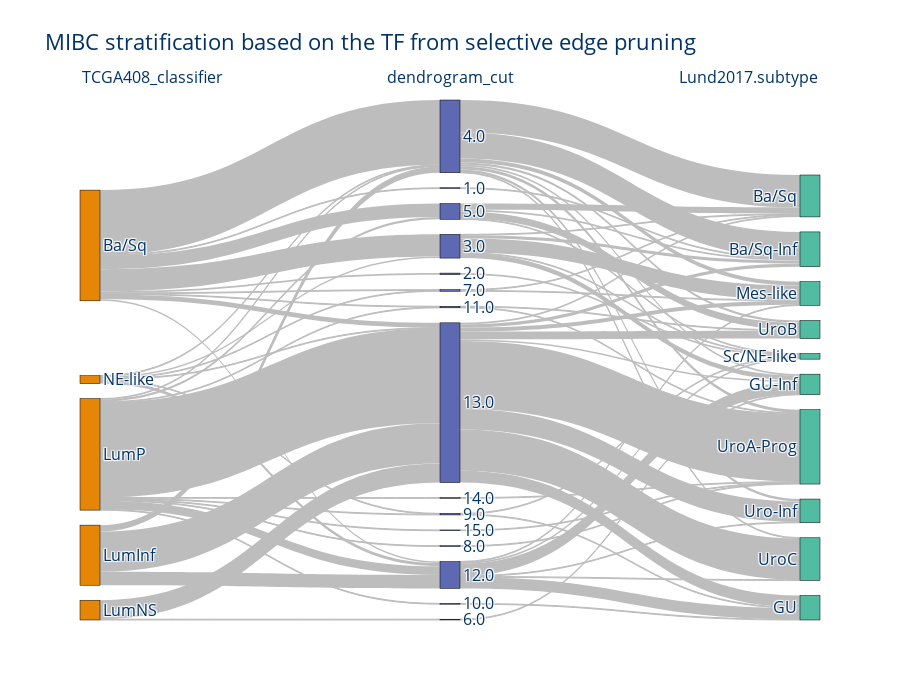

The code cell stored with this chart in its notebook:
### Code cell
#Sankey
morp_df.rename_axis("sample", axis="columns", inplace=True)
reorder_cols = [
    "TCGA408_classifier",
    "dendrogram_cut",
    # "KMeans_labels_6",
    'Lund2017.subtype',
    # "consensus",
]
meta, sky_fig = sky.main(df=morp_df, reorder_cols=reorder_cols, title='MIBC stratification based on the TF from selective edge pruning', retMeta=True)
sky_fig.update_layout(height=700)

### Figure 1 — Plotly figure (JSON) as saved in the notebook; plotly's stock layout.template omitted (floating-point values rounded to 4 significant figures)
{"data": [{"arrangement": "perpendicular", "link": {"color": "#bdbdbd", "source": [0, 0, 0, 0, 0, 0, 0, 0, 0, 1, 1, 1, 2, 2, 3, 3, 3, 3, 3, 3, 3, 3, 3, 3, 4, 4, 4, 4, 4, 4, 5, 6, 7, 7, 8, 8, 8, 8, 8, 8, 9, 9, 9, 9, 9, 9, 9, 9, 9, 10, 11, 12, 13, 13, 13, 13, 13, 14, 14, 14, 14, 14, 14, 14, 14, 15, 15, 15, 15, 16, 17, 17, 18, 19, 19], "target": [5, 7, 8, 9, 12, 13, 14, 15, 17, 8, 9, 14, 9, 16, 6, 7, 8, 9, 10, 11, 14, 15, 18, 19, 8, 9, 13, 14, 17, 19, 21, 22, 27, 28, 22, 23, 24, 25, 26, 29, 20, 21, 22, 23, 24, 26, 27, 28, 29, 27, 27, 25, 20, 21, 23, 24, 25, 20, 21, 23, 24, 26, 27, 28, 29, 20, 21, 25, 28, 23, 20, 24, 27, 22, 25], "value": [1, 1, 2, 6, 2, 28, 82, 17, 1, 17, 51, 8, 24, 1, 1, 1, 11, 120, 1, 1, 1, 3, 1, 1, 4, 1, 2, 1, 1, 1, 1, 1, 1, 1, 14, 15, 1, 2, 1, 1, 2, 4, 15, 2, 5, 26, 86, 10, 52, 1, 1, 2, 1, 4, 6, 18, 1, 41, 33, 2, 5, 3, 4, 3, 1, 8, 2, 1, 9, 1, 1, 1, 1, 1, 1]}, "node": {"color": ["rgb(229, 134, 6)", "rgb(229, 134, 6)", "rgb(229, 134, 6)", "rgb(229, 134, 6)", "rgb(229, 134, 6)", "rgb(93, 105, 177)", "rgb(93, 105, 177)", "rgb(93, 105, 177)", "rgb(93, 105, 177)", "rgb(93, 105, 177)", "rgb(93, 105, 177)", "rgb(93, 105, 177)", "rgb(93, 105, 177)", "rgb(93, 105, 177)", "rgb(93, 105, 177)", "rgb(93, 105, 177)", "rgb(93, 105, 177)", "rgb(93, 105, 177)", "rgb(93, 105, 177)", "rgb(93, 105, 177)", "rgb(82, 188, 163)", "rgb(82, 188, 163)", "rgb(82, 188, 163)", "rgb(82, 188, 163)", "rgb(82, 188, 163)", "rgb(82, 188, 163)", "rgb(82, 188, 163)", "rgb(82, 188, 163)", "rgb(82, 188, 163)", "rgb(82, 188, 163)"], "label": ["Ba/Sq", "LumInf", "LumNS", "LumP", "NE-like", "1.0", "10.0", "11.0", "12.0", "13.0", "14.0", "15.0", "2.0", "3.0", "4.0", "5.0", "6.0", "7.0", "8.0", "9.0", "Ba/Sq", "Ba/Sq-Inf", "GU", "GU-Inf", "Mes-like", "Sc/NE-like", "Uro-Inf", "UroA-Prog", "UroB", "UroC"], "line": {"color": "black", "width": 0.5}, "pad": 15, "thickness": 20}, "type": "sankey"}], "layout": {"annotations": [{"align": "left", "font": {"color": "#003366", "size": 16}, "showarrow": false, "text": "TCGA408_classifier", "x": 0, "xref": "x", "y": 1.07, "yref": "paper"}, {"align": "left", "font": {"color": "#003366", "size": 16}, "showarrow": false, "text": "dendrogram_cut", "x": 1, "xref": "x", "y": 1.07, "yref": "paper"}, {"align": "left", "font": {"color": "#003366", "size": 16}, "showarrow": false, "text": "Lund2017.subtype", "x": 2, "xref": "x", "y": 1.07, "yref": "paper"}], "font": {"color": "#003366", "size": 16}, "height": 700, "plot_bgcolor": "rgba(0,0,0,0)", "title": {"text": "MIBC stratification based on the TF from selective edge pruning"}, "xaxis": {"showgrid": false, "visible": false, "zeroline": false}, "yaxis": {"showgrid": false, "visible": false, "zeroline": false}}}
